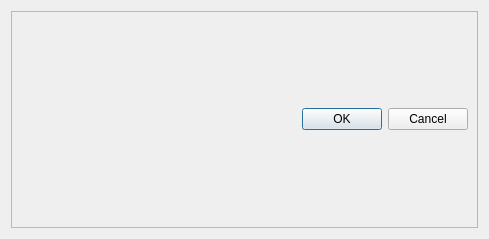
<?xml version="1.0" encoding="UTF-8"?>
<ui version="4.0">
 <class>Dialog</class>
 <widget class="QDialog" name="Dialog">
  <property name="geometry">
   <rect>
    <x>0</x>
    <y>0</y>
    <width>489</width>
    <height>239</height>
   </rect>
  </property>
  <property name="windowTitle">
   <string>Dialog</string>
  </property>
  <property name="styleSheet">
   <string notr="true"/>
  </property>
  <property name="locale">
   <locale language="English" country="UnitedStates"/>
  </property>
  <layout class="QVBoxLayout" name="verticalLayout_2">
   <item>
    <widget class="QFrame" name="frame">
     <property name="styleSheet">
      <string notr="true"/>
     </property>
     <property name="frameShape">
      <enum>QFrame::StyledPanel</enum>
     </property>
     <property name="frameShadow">
      <enum>QFrame::Raised</enum>
     </property>
     <layout class="QVBoxLayout" name="verticalLayout">
      <item>
       <layout class="QGridLayout" name="gridLayout"/>
      </item>
      <item>
       <widget class="QDialogButtonBox" name="buttonBox">
        <property name="styleSheet">
         <string notr="true"/>
        </property>
        <property name="orientation">
         <enum>Qt::Horizontal</enum>
        </property>
        <property name="standardButtons">
         <set>QDialogButtonBox::Cancel|QDialogButtonBox::Ok</set>
        </property>
       </widget>
      </item>
     </layout>
    </widget>
   </item>
  </layout>
 </widget>
 <resources/>
 <connections>
  <connection>
   <sender>buttonBox</sender>
   <signal>accepted()</signal>
   <receiver>Dialog</receiver>
   <slot>accept()</slot>
   <hints>
    <hint type="sourcelabel">
     <x>248</x>
     <y>254</y>
    </hint>
    <hint type="destinationlabel">
     <x>157</x>
     <y>274</y>
    </hint>
   </hints>
  </connection>
  <connection>
   <sender>buttonBox</sender>
   <signal>rejected()</signal>
   <receiver>Dialog</receiver>
   <slot>reject()</slot>
   <hints>
    <hint type="sourcelabel">
     <x>316</x>
     <y>260</y>
    </hint>
    <hint type="destinationlabel">
     <x>286</x>
     <y>274</y>
    </hint>
   </hints>
  </connection>
 </connections>
</ui>
